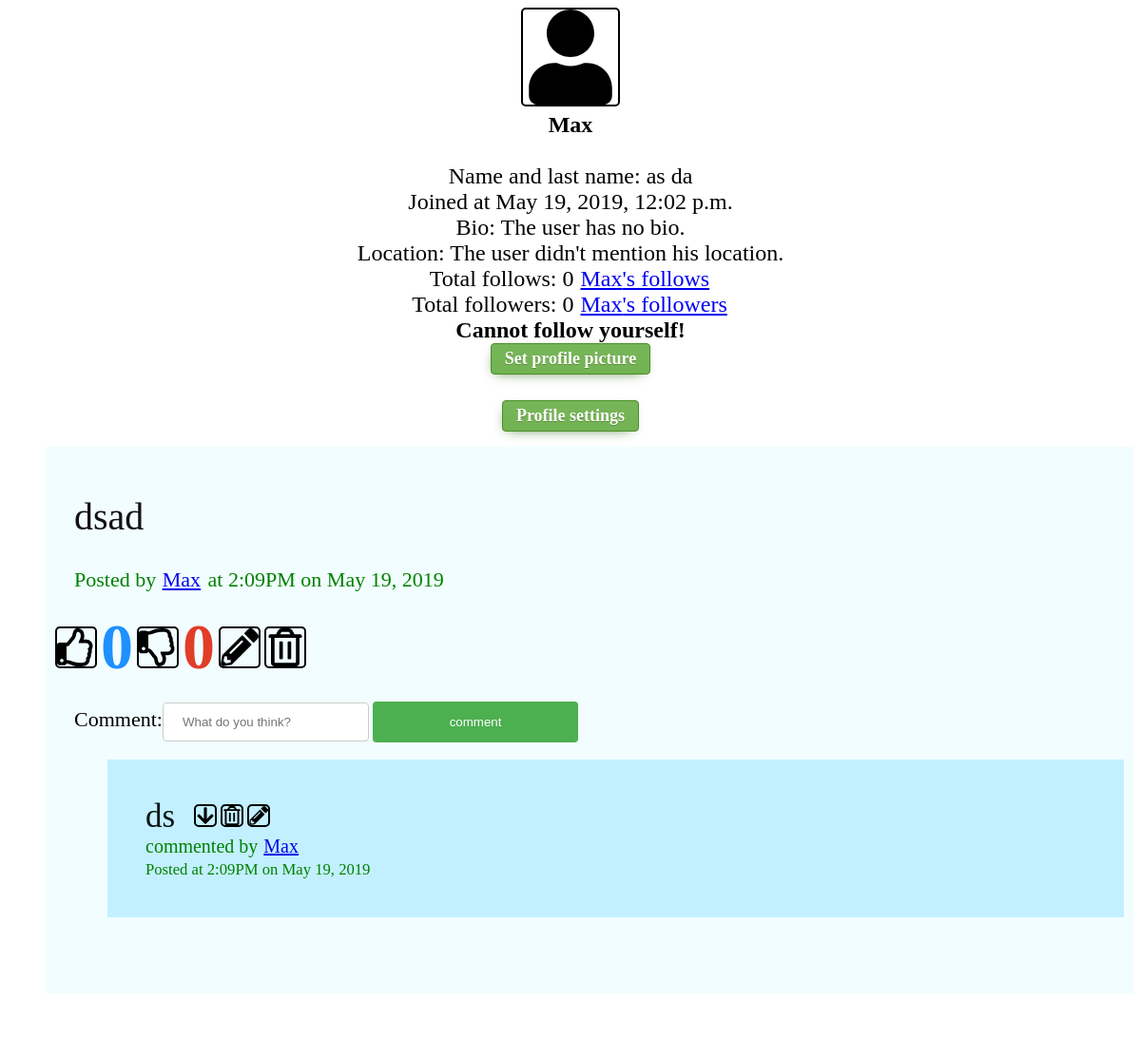
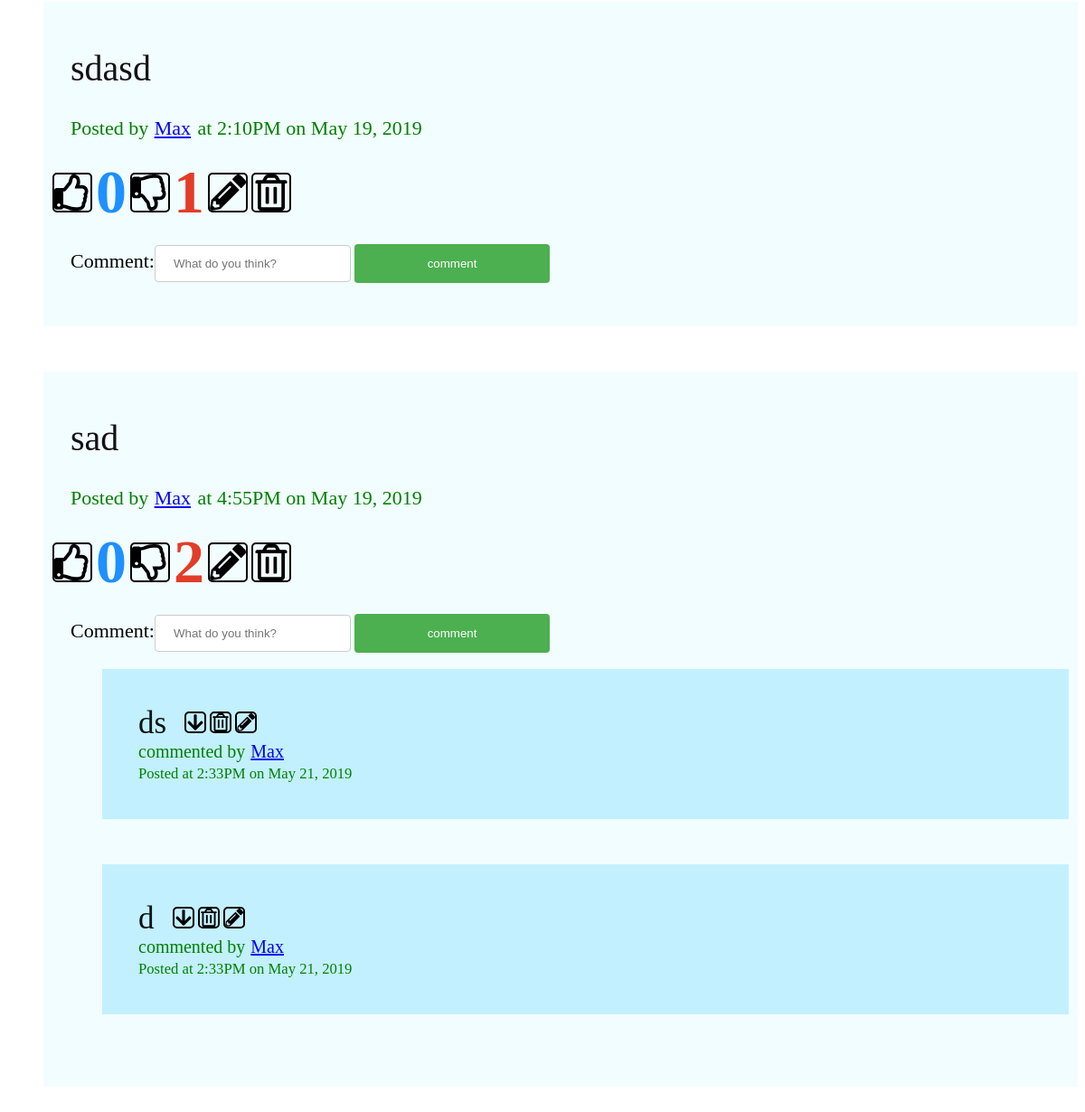
The app's page /user/16/ (signed in) with its own data (2 pictures, top to bottom).
### social/models.py (models this page shows, shortened)
class Post(models.Model):
    user = models.ForeignKey(User, on_delete=models.CASCADE)
    pub_date = models.DateTimeField('Publication Date', auto_now=True)
    post_text = models.CharField(max_length=1000)
    image = models.ImageField(upload_to='post-images', blank=True)
    def get_readable_date(self):
        return self.pub_date.strftime("%l:%M%p on %B %d, %Y")

class Comment(models.Model):
    comment = models.CharField(max_length=1000)
    post_date = models.DateTimeField('Publication Date')
    posted_by = models.ForeignKey(User, on_delete=models.CASCADE, blank=True, null=True)
    post = models.ForeignKey(Post, on_delete=models.CASCADE)
    in_reply_to_comment = models.IntegerField(blank=True, null=True)
    in_reply_to_user = models.IntegerField(blank=True, null=True)
    def get_readable_date(self):
        return self.post_date.strftime("%l:%M%p on %B %d, %Y")
    def __str__(self):
        return self.comment

### social/views/info.py (the view)
# urls.py: path('user/<int:user_id>/', views.user, name='user'),
def user(request, user_id):
    if request.user.is_authenticated:
        user = get_object_or_404(User, pk=user_id)
        profile_picture = ProfilePicture.objects.filter(user=user).first()
        users_posts = Post.objects.filter(user=user)
        info = Profile.objects.filter(user=user).first()
        following = Followers.objects.filter(is_followed_by=user)
        return render(request, 'social/user.html', {'profile':info,'theuser':user, 'pfp':profile_picture, 'latest_posts_list':users_posts, 'latest_post':users_posts.first(), 'following':following, 'editform':EditForm(), 'commentform':CommentForm(), 'changeform':ChangeForm(), 'pfpform':PFPForm()})
    return redirect('/')

### social/forms.py
class EditForm(forms.Form):
    id = forms.IntegerField(widget=forms.TextInput(attrs={'id': 'edit-id'}))
    new_text = forms.CharField(min_length=1, max_length=2500, widget=forms.TextInput(attrs={'placeholder': 'Edit here', 'id': 'edit-field'}))

class CommentForm(forms.Form):
    comment = forms.CharField(min_length=1, max_length=2500, widget=forms.TextInput(attrs={'placeholder': 'What do you think?', 'id': 'comment-field'}))
    id = forms.IntegerField(widget=forms.HiddenInput())
    in_reply_to_user = forms.IntegerField(widget=forms.HiddenInput())
    in_reply_to_comment = forms.IntegerField(widget=forms.HiddenInput())

### social/templatetags/tags.py (called while the page is built)
@register.simple_tag
def total_likes(post):
    return Vote.objects.filter(voted_post=post, vote='L').count()

@register.simple_tag
def total_dislikes(post):
    return Vote.objects.filter(voted_post=post, vote='D').count()

@register.simple_tag
def total_followers(user):
    return Followers.objects.filter(user=user).count()

@register.simple_tag
def total_followed(user):
    return Followers.objects.filter(is_followed_by=user).count()

### social/templates/social/user.html (shortened to what this page needs)
{% extends 'social/base.html' %}
  {% load static %}
  {% load tags %}
{% block content %}
  <span class="smallercenterfont">
  {% if pfp %}
    <img src="/media/{{ pfp.profile_picture }}" alt="{{ theuser.username }}'s profile picture">
  {% else %}
    <img alt="user" src="{% static 'icons/user.svg' %}" width="100" height="100">
  {% endif %}
  <br><strong>{{ theuser.username }}</strong>
  <br><br>Name and last name: <span id="first_name">{% if theuser.first_name %} {{ theuser.first_name }} {% endif %}</span> <span id="last_name">{% if theuser.last_name %} {{ theuser.last_name }}{% endif %}</span>
  <br>Joined at {{ theuser.date_joined }}
  <br>Bio: <span id="bio">{% if profile.bio %} {{ profile.bio }} {% else %} The user has no bio. {% endif %}</span>
  <br>Location: <span id="location">{% if profile.location %} {{ profile.location }} {% else %} The user didn't mention his location.{% endif %}</span>
  <br>Total follows: {% total_followed theuser %} <a href="/following/{{ theuser.pk }}">{{ theuser.username }}'s follows</a>
  <br>Total followers: <span id="followers">{% total_followers theuser %}</span> <a href="/followers/{{ theuser.pk }}">{{ theuser.username }}'s followers </a>
  {% if theuser != user %}
    <br><button class="coolButton" onclick="followUser({{ theuser.pk }})"><span id="follow">{% already_followed theuser user %}</span></button>
  {% else %}
    <br><strong>Cannot follow yourself!</strong>
  {% if profilepicture %}
    <br><button class="coolButton" onclick="toggleVisibility('change_profile_picture')">Change profile picture</button>
  {% else %}
    <br><button class="coolButton" onclick="toggleVisibility('change_profile_picture')">Set profile picture</button>
  {% endif %}
  <br>
  <br><button class="coolButton" onclick="toggleVisibility('settings')">Profile settings</button>
{% endif %}
</span>
{% endblock %}

### social/templates/social/base.html (shortened to what this page needs)
<!doctype html>
<html>
  <head>
    {% load static %}
    {% load tags %}
    <link rel="stylesheet" type="text/css" href="{% static 'social/style.css' %}">
  </head>
  <body>
    <main>
      {% block content %}
      {% endblock %}
      <ul id="posts">
      {% for post in latest_posts_list %}
      <li id="post{{ post.pk }}"><div class="main" id="post_text{{ post.pk }}">{{ post.post_text }}</div>
        <div class="sub">Posted by <a href="{% url 'social:user' post.user.pk %}">{{ post.user.username }}</a> at {{ post.get_readable_date }}</div><br>
        <img class="main" alt="like" src="{% static 'icons/thumbs-up.svg' %}" onclick="like({{ post.pk }}, '{{ csrf_token }}')">
        <div id="total_likes{{ post.pk }}" class="like">{% total_likes post %}</div>
        <img class="main" alt="dislike" src="{% static 'icons/thumbs-down.svg' %}" onclick="dislike({{ post.pk }}, '{{ csrf_token }}')">
        <div id="total_dislikes{{ post.pk }}" class="dislike">{% total_dislikes post %}</div>
        {% if post.user == user %}
        <img class="main" src="{% static 'icons/pencil-alt.svg' %}" onclick="toggleVisibility('edit{{ post.pk }}');">
        <img class="main" alt="delete" src="{% static 'icons/trash-alt.svg' %}" onclick="toggleVisibility('delete{{ post.pk }}');">
        {% endif %}
        <span class="extrapadding" id="comment_in_reply{{ post.pk }}">
          <form onsubmit="commentInReply({{ post.pk }})">
            {{ commentform }}
            <input type="submit" value="comment">
          </form>
        </span>
        <ul id="comment_section{{ post.pk }}">
          {% for comment in post.comment_set.all %}
          <li class="{% if comment.in_reply_to_comment %}inreply{% else %}comment{% endif %}" id="comment{{ comment.pk }}"><div class="comment" id="comment_text{{ comment.pk }}">{{ comment }}</div><img class="reply" alt="down" src="{% static 'icons/arrow-down.svg' %}" onclick="toggleVisibility('comment_in_reply{{ comment.pk }}');">
          {% if comment.posted_by == user %}
          <img class="reply" alt="delete" src="{% static 'icons/trash-alt.svg' %}" onclick="toggleVisibility('delete_comment{{ comment.pk }}');">
          <img class="reply" src="{% static 'icons/pencil-alt.svg' %}" onclick="toggleVisibility('edit_comment{{ comment.pk }}');">
          {% endif %}
          <div class="commentsub"> commented by <a href="{% url 'social:user' comment.posted_by.pk %}">{{ comment.posted_by }}</a><br><small>Posted at  {{ comment.get_readable_date }}</small></div>
          </li>
          {% endfor %}
        </ul>
      {% endfor %}
      </ul>
    </main>
  </body>
</html>

### social/static/social/style.css (style rules this page uses)
ul { list-style-type: none; }
li { padding: 30px 10px; margin-bottom: 50px; background: #F2FDFF; display: block; }
li.comment { padding: 40px 20px; margin-left: 15px; background: #C3F0FF; }
label { font-size: 22px; }
a { padding: 0px 2px 0px 1px; }
img { border: 2px solid black; border-radius: 5px; margin: 0; }
img.main { width: 40px; height: 40px; }
img.reply { width: 20px; height: 20px; }
span.extrapadding { padding: 10px 20px; display: block; }
span.smallercenterfont { text-align: center; font-size: 1.5em; display: block; }
div.comment { display:inline; color: #0C1617; font-size: 35px; padding: 20px 20px; }
div.commentsub { color: green; font-size: 20px; padding: 0px 0px 0px 20px; display: block; }
div.main { color: #141214; font-size: 40px; display: topmiddle; margin-right: 400px; padding: 20px 20px; }
div.sub { color: green; font-size: 22px; padding: 10px 20px 0px; display: block; }
div.like { color: dodgerblue; font-size: 68px; font-weight: bold; display: inline; }
div.dislike { color: #E23D28; font-size: 68px; font-weight: bold; display: inline; }
input[type=text], select { margin: 0; width: 20%; padding: 12px 20px; display: inline-block; border: 1px solid #ccc; border-radius: 4px; box-sizing: border-box; }
input[type=submit] { width: 20%; background-color: #4CAF50; color: white; padding: 14px 20px; margin: 8px 0; border: none; border-radius: 4px; cursor: pointer; }
.coolButton { -moz-box-shadow: -2px 4px 14px -7px #3e7327; -webkit-box-shadow: -2px 4px 14px -7px #3e7327; box-shadow: -2px 4px 14px -7px #3e7327; background:-webkit-gradient(linear, left top, left bottom, color-stop(0.05, #77b55a), color-stop(1, #72b352)); background:-moz-linear-gradient(top, #77b55a 5%, #72b352 100%); background:-webkit-linear-gradient(top, #77b55a 5%, #72b352 100%); background:-o-linear-gradient(top, #77b55a 5%, #72b352 100%); background:-ms-linear-gradient(top, #77b55a 5%, #72b352 100%); background:linear-gradient(to bottom, #77b55a 5%, #72b352 100%); filter:progid:DXImageTransform.Microsoft.gradient(startColorstr='#77b55a', endColorstr='#72b352',GradientType=0); background-color:#77b55a; -moz-border-radius:4px; -webkit-border-radius:4px; border-radius:4px; border:1px solid #4b8f29; display:inline-block; cursor:pointer; color:#ffffff; font-family:Times New Roman; font-size:18px; font-weight:bold; padding:5px 14px; text-decoration:none; text-shadow:0px 1px 0px #5b8a3c; }

### records on screen
Post: post_text "dsad", user.username "Max", get_readable_date "2:09PM on May 19, 2019", id "0"
Comment: comment "ds", posted_by "Max", get_readable_date "2:09PM on May 19, 2019"
Post: post_text "sdasd", user.username "Max", get_readable_date "2:10PM on May 19, 2019", id "0", id "1"
Post: post_text "sad", user.username "Max", get_readable_date "4:55PM on May 19, 2019", id "0", id "2"
Comment: comment "ds", posted_by "Max", get_readable_date "2:33PM on May 21, 2019"
Comment: comment "d", posted_by "Max", get_readable_date "2:33PM on May 21, 2019"

### other values on screen
{{ theuser.username }} "Max"
{{ theuser.first_name }} "as"
{{ theuser.last_name }} "da"
{{ theuser.date_joined }} "May 19, 2019, 12:02 p.m."
